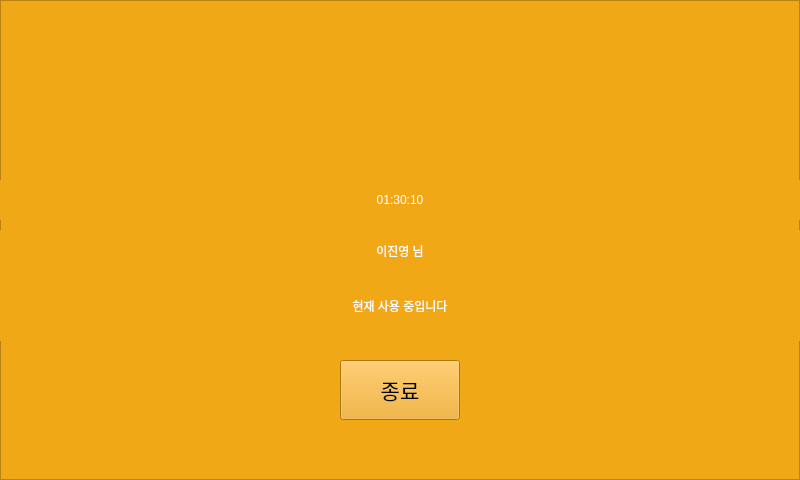
<?xml version="1.0" encoding="UTF-8"?>
<ui version="4.0">
 <class>InUse</class>
 <widget class="QWidget" name="InUse">
  <property name="geometry">
   <rect>
    <x>0</x>
    <y>0</y>
    <width>800</width>
    <height>480</height>
   </rect>
  </property>
  <property name="windowTitle">
   <string>Form</string>
  </property>
  <widget class="QFrame" name="BackgroundFrame">
   <property name="geometry">
    <rect>
     <x>0</x>
     <y>0</y>
     <width>800</width>
     <height>480</height>
    </rect>
   </property>
   <property name="styleSheet">
    <string notr="true">background-color: rgb(241, 168, 23);</string>
   </property>
   <property name="frameShape">
    <enum>QFrame::StyledPanel</enum>
   </property>
   <property name="frameShadow">
    <enum>QFrame::Raised</enum>
   </property>
   <widget class="QLabel" name="PianoPic">
    <property name="geometry">
     <rect>
      <x>320</x>
      <y>30</y>
      <width>160</width>
      <height>150</height>
     </rect>
    </property>
    <property name="text">
     <string/>
    </property>
    <property name="pixmap">
     <pixmap>Images/Piano.png</pixmap>
    </property>
   </widget>
   <widget class="QLabel" name="UsedTime">
    <property name="geometry">
     <rect>
      <x>0</x>
      <y>180</y>
      <width>800</width>
      <height>40</height>
     </rect>
    </property>
    <property name="styleSheet">
     <string notr="true">font: 16pt &quot;배달의민족 도현&quot;;
color: rgb(255, 255, 255);</string>
    </property>
    <property name="text">
     <string>01:30:10</string>
    </property>
    <property name="alignment">
     <set>Qt::AlignCenter</set>
    </property>
   </widget>
   <widget class="QLabel" name="UserName">
    <property name="geometry">
     <rect>
      <x>0</x>
      <y>230</y>
      <width>800</width>
      <height>41</height>
     </rect>
    </property>
    <property name="styleSheet">
     <string notr="true">font: 20pt &quot;배달의민족 도현&quot;;
color: rgb(255, 255, 255);</string>
    </property>
    <property name="text">
     <string>이진영 님</string>
    </property>
    <property name="alignment">
     <set>Qt::AlignCenter</set>
    </property>
   </widget>
   <widget class="QLabel" name="InUseLabel">
    <property name="geometry">
     <rect>
      <x>0</x>
      <y>270</y>
      <width>800</width>
      <height>71</height>
     </rect>
    </property>
    <property name="styleSheet">
     <string notr="true">font: 32pt &quot;배달의민족 도현&quot;;
color: rgb(255, 255, 255);</string>
    </property>
    <property name="text">
     <string>현재 사용 중입니다</string>
    </property>
    <property name="alignment">
     <set>Qt::AlignCenter</set>
    </property>
   </widget>
   <widget class="QPushButton" name="ButtonQuit">
    <property name="geometry">
     <rect>
      <x>340</x>
      <y>360</y>
      <width>120</width>
      <height>60</height>
     </rect>
    </property>
    <property name="font">
     <font>
      <family>배달의민족 도현</family>
      <pointsize>16</pointsize>
     </font>
    </property>
    <property name="styleSheet">
     <string notr="true">QPushButton
{
	color: rgb(255, 255, 255);
	background-color: rgb(255, 0, 0);
	border-radius: 10px;
}

QPushButton:hover
{
	color: rgb(120, 120, 120);
	background-color: rgb(120, 0, 0);
};</string>
    </property>
    <property name="text">
     <string>종료</string>
    </property>
   </widget>
   <zorder>UsedTime</zorder>
   <zorder>UserName</zorder>
   <zorder>InUseLabel</zorder>
   <zorder>ButtonQuit</zorder>
   <zorder>PianoPic</zorder>
  </widget>
 </widget>
 <resources/>
 <connections/>
</ui>
